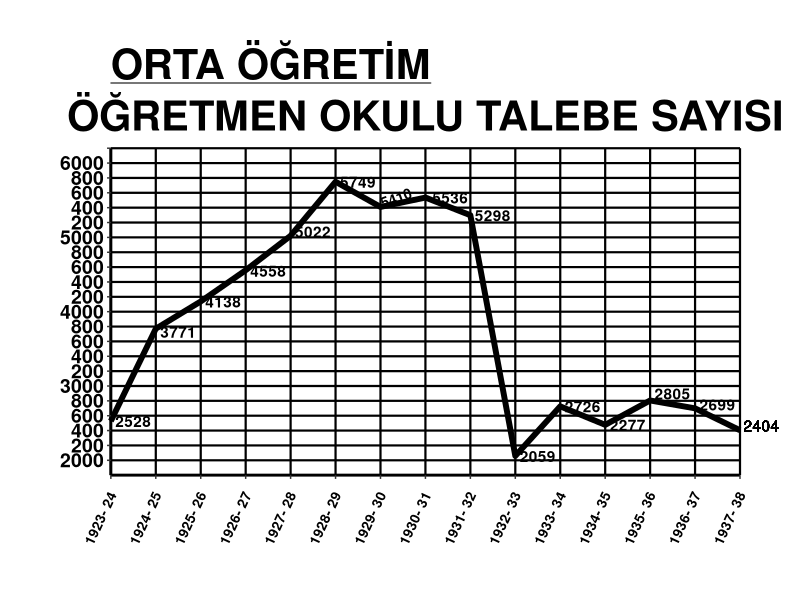

The R script that drew this image:
Sys.setlocale(locale = "Turkish")
library(ggplot2)
tarih <- seq(1923,1937)
miktar <- c(2528,3771,4138,4558,5022,5749,5410,5536,5298,2059,2726,2477,2805,2699,2404)
tarih2 <- c(1937)
miktar2 <- c(2404)
talebe <- data.frame(tarih,miktar,tarih2,miktar2)
ggplot(talebe, aes(tarih,miktar)) + geom_line(size=2) + 
  geom_text(label = miktar2, hjust = -0.1, vjust = 0.1  , aes(tarih2,miktar2)) +
  theme_classic() +
  theme(panel.grid.major = element_line(colour = "black", size = 0.75)) +
  labs(
    title = expression(bold(paste(underline("ORTA ÖĞRETİM")))),
    subtitle = "ÖĞRETMEN OKULU TALEBE SAYISI"
  ) +
  theme(plot.title = element_text(size = 30, face="bold", hjust = 0)) +
  theme(plot.subtitle = element_text(size=30, face = "bold", hjust = 0.5)) +
  theme(axis.title = element_blank()) +
  theme(axis.text.x = element_text(angle = 65, face = "bold", vjust = 1, hjust = 1.15, size = 10, colour = "black")) +
  theme(axis.text.y = element_text(size = 14, face = "bold", colour = "black")) +
  theme(axis.line = element_line(size = 1)) + 
  theme(plot.margin = unit(c(2,3,3,3), "lines")) +
  coord_cartesian(clip = 'off') +
  scale_x_continuous(
    limits = c(1923,1937),
    breaks = seq(1923,1937),
    labels = c("1923- 24","1924- 25","1925- 26","1926- 27","1927- 28","1928- 29","1929- 30",
               "1930- 31","1931- 32","1932- 33","1933- 34","1934- 35","1935- 36","1936- 37","1937- 38"),
    expand = c(0,0)
  ) +
  scale_y_continuous(
    limits = c(1800,6200),
    breaks = seq(2000,6200, by = 200),
    labels = c("2000","200","400","600","800","3000","200","400","600","800","4000",
               "200","400","600","800","5000","200","400","600","800","6000",""),
    expand = c(0,0)
  ) +
  annotate(geom = "text", x = 1923.5, y = 2528, label = "2528", fontface = "bold") +
  annotate(geom = "text", x = 1924.5, y = 3730, label = "3771", fontface = "bold") +
  annotate(geom = "text", x = 1925.5, y = 4138, label = "4138", fontface = "bold") +
  annotate(geom = "text", x = 1926.5, y = 4550, label = "4558", fontface = "bold") +
  annotate(geom = "text", x = 1927.5, y = 5080, label = "5022", fontface = "bold") +
  annotate(geom = "text", x = 1928.5, y = 5749, label = "5749", fontface = "bold") +
  annotate(geom = "text", x = 1929.35, y = 5530, label = "5410", fontface = "bold", angle = 20, size = 3.7) +
  annotate(geom = "text", x = 1930.55, y = 5536, label = "5536", fontface = "bold") +
  annotate(geom = "text", x = 1931.5, y = 5298, label = "5298", fontface = "bold") +
  annotate(geom = "text", x = 1932.5, y = 2059, label = "2059", fontface = "bold") +
  annotate(geom = "text", x = 1933.5, y = 2726, label = "2726", fontface = "bold") +
  annotate(geom = "text", x = 1934.5, y = 2477, label = "2277", fontface = "bold") +
  annotate(geom = "text", x = 1935.5, y = 2900, label = "2805", fontface = "bold") +
  annotate(geom = "text", x = 1936.5, y = 2750, label = "2699", fontface = "bold")
#  annotate(geom = "text", x = 1936.6, y = 2352, label = "2404", fontface = "bold")
